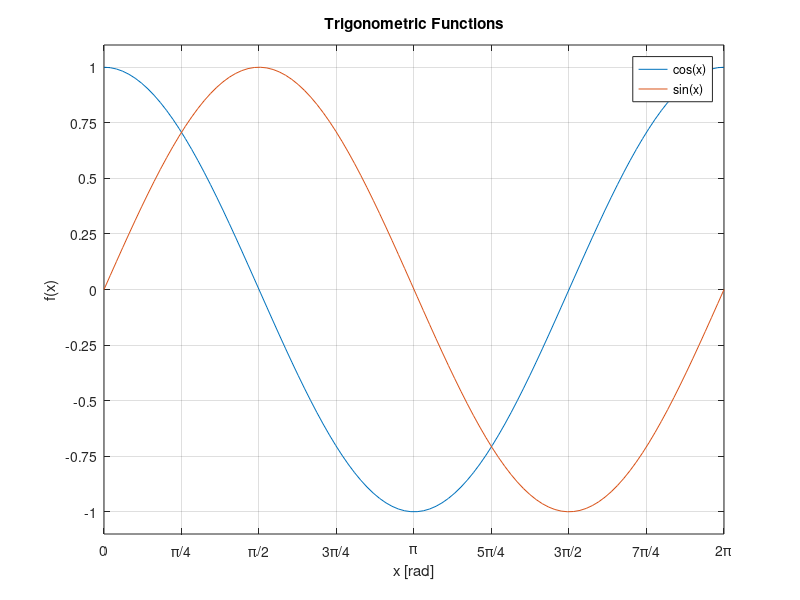

This figure's MATLAB source:
x = linspace(0, 2*pi);
y1 = cos(x);
y2 = sin(x);

plot(x, y1)
hold on
plot(x, y2)
hold off

legend('cos(x)', 'sin(x)')
xlabel('x [rad]')
ylabel('f(x)')
title('Trigonometric Functions')

% Set the bounds on x and y axes
xlim([0, 2*pi])
ylim([-1.1, 1.1])

% Set the x ticks every pi/4 radians
xticks(0:pi/4:2*pi)
xticklabels({'0', '\pi/4', '\pi/2', '3\pi/4', '\pi', '5\pi/4', '3\pi/2', '7\pi/4', '2\pi'})

% Set the y ticks every 0.25
yticks(-1:0.25:1)

% Turn the grid on
grid('on')
